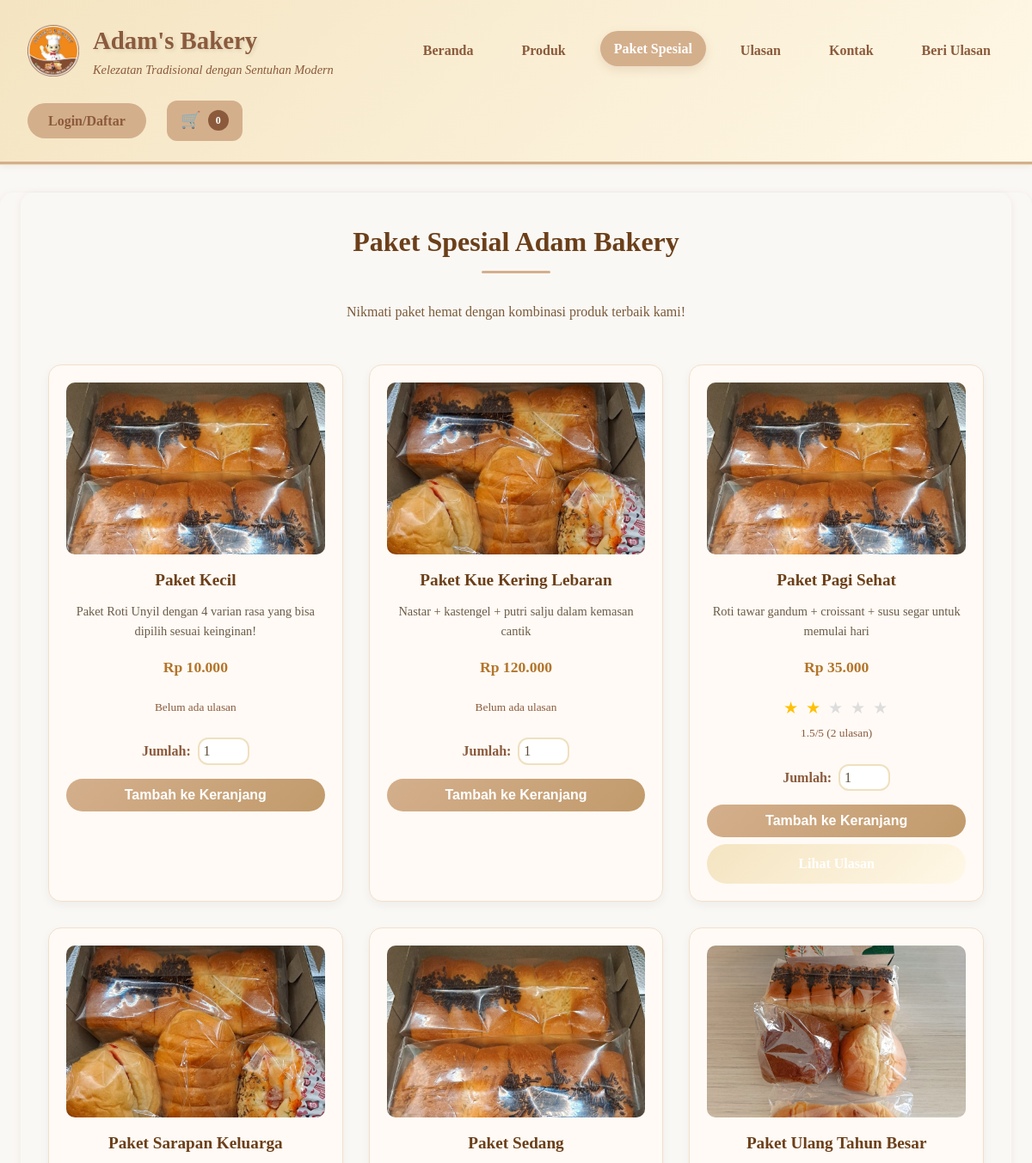
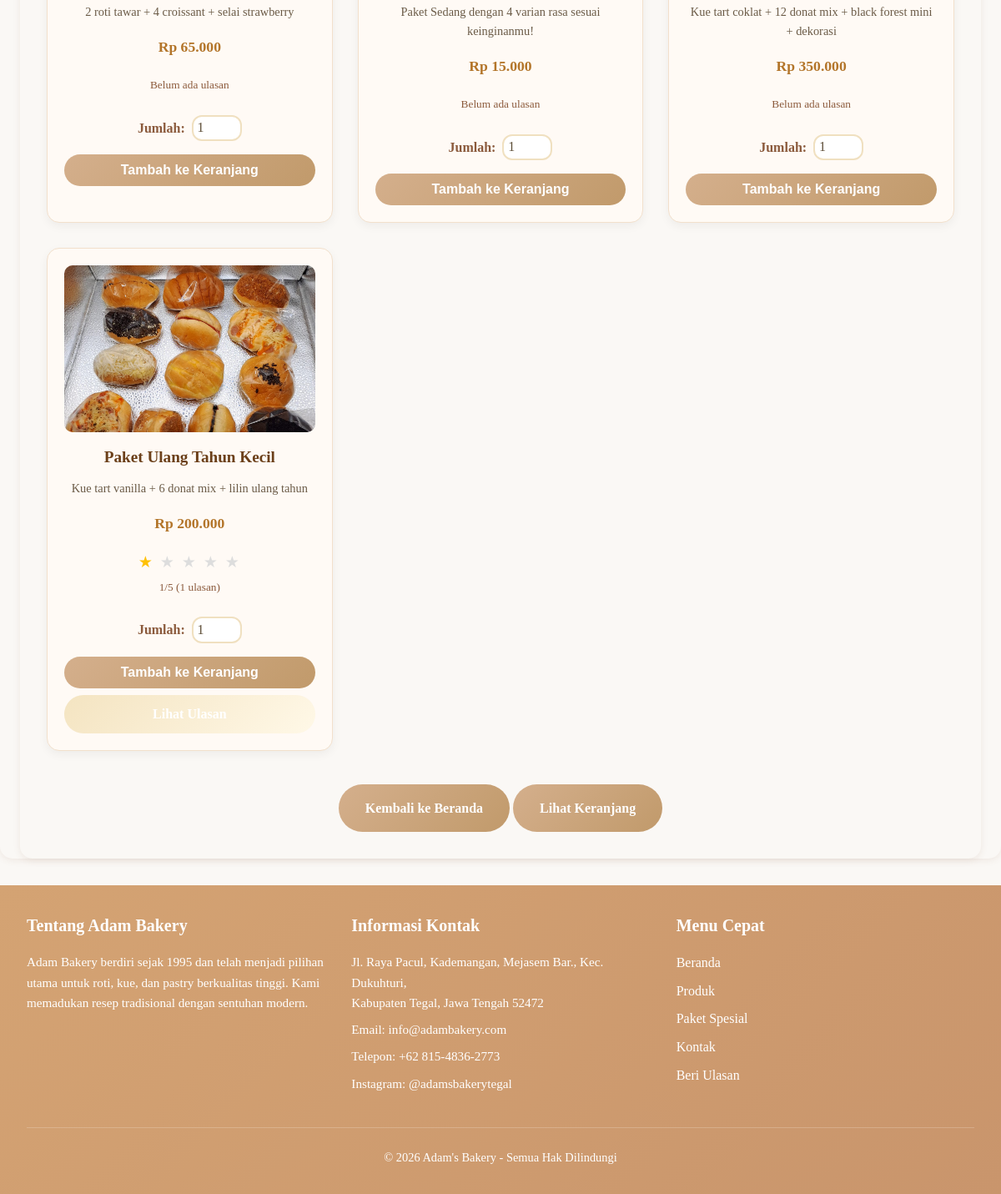
The page /packages.php on the database its author committed (2 pictures, top to bottom).
### tables this page shows
CREATE TABLE `packages` (
  `id` int(11) NOT NULL AUTO_INCREMENT,
  `nama` varchar(255) NOT NULL,
  `deskripsi` text DEFAULT NULL,
  `harga` decimal(10,2) NOT NULL,
  `created_at` timestamp NOT NULL DEFAULT current_timestamp(),
  `image` varchar(255) DEFAULT 'placeholder.jpg',
  PRIMARY KEY (`id`)
);

### packages.php (the view, shortened to what this page needs)
<?php
include 'includes/header.php';
$packages = $conn->query("SELECT * FROM packages ORDER BY nama");
function getPackageReviews($conn, $package_id) {
    $result = $conn->query("SELECT AVG(rating) as avg_rating, COUNT(*) as total FROM reviews WHERE package_id = $package_id");
    if ($result->num_rows > 0) {
        return $result->fetch_assoc();
    }
    return ['avg_rating' => 0, 'total' => 0];
}
?>
<main>
    <h2 style="text-align:center; color:#6b3f19;">Paket Spesial Adam Bakery</h2>
    <p style="text-align: center; margin-bottom: 3rem; color:#7a5a38;">
        Nikmati paket hemat dengan kombinasi produk terbaik kami!
    </p>
    <div class="product-grid">
        <?php while ($package = $packages->fetch_assoc()): ?>
            <?php $reviews = getPackageReviews($conn, $package['id']); ?>
            <div class="package-card">
                <?php if (!empty($package['image'])): ?>
                    <img src="uploads/<?php echo htmlspecialchars($package['image']); ?>"
                        alt="<?php echo htmlspecialchars($package['nama']); ?>">
                <?php else: ?>
                    <img src="images/noimage.png" alt="Tidak ada gambar">
                <?php endif; ?>
                <h4><?php echo htmlspecialchars($package['nama'], ENT_QUOTES, 'UTF-8'); ?></h4>
                <p style="color: #6b5b47; font-size: 0.9rem; margin-bottom: 1rem;">
                    <?php echo htmlspecialchars($package['deskripsi'], ENT_QUOTES, 'UTF-8'); ?>
                </p>
                <div class="price">Rp <?php echo number_format($package['harga'], 0, ',', '.'); ?></div>
                <?php if ($reviews['total'] > 0): ?>
                    <div style="margin: 0.5rem 0;">
                        <div class="rating">
                            <?php for ($i = 1; $i <= 5; $i++): ?>
                                <span class="<?php echo $i <= round($reviews['avg_rating']) ? '' : 'empty'; ?>">★</span>
                            <?php endfor; ?>
                        </div>
                        <small style="color: #8b5a3c;">
                            <?php echo round($reviews['avg_rating'], 1); ?>/5 (<?php echo $reviews['total']; ?> ulasan)
                        </small>
                    </div>
                <?php else: ?>
                    <div style="margin: 0.5rem 0;">
                        <small style="color: #8b5a3c;">Belum ada ulasan</small>
                    </div>
                <?php endif; ?>
                <form method="post" action="add_to_cart.php" style="margin-top: 1rem;">
                    <div style="display: flex; align-items: center; gap: 0.5rem; justify-content: center; margin-bottom: 1rem;">
                        <label style="margin: 0;">Jumlah:</label>
                        <input type="number" name="quantity" value="1" min="1" max="5"
                               style="width: 60px; padding: 0.3rem; margin: 0;">
                    </div>
                    <button type="submit">Tambah ke Keranjang</button>
                </form>
                <?php if ($reviews['total'] > 0): ?>
                    <a href="view_reviews.php?type=package&id=<?php echo $package['id']; ?>"
                       class="btn-secondary" style="margin-top: 0.5rem;">
                        Lihat Ulasan
                    </a>
                <?php endif; ?>
            </div>
        <?php endwhile; ?>
    </div>
    <div class="text-center mt-2" style="text-align:center; margin-top:2rem;">
        <a href="index.php" class="btn">Kembali ke Beranda</a>
        <a href="checkout.php" class="btn">Lihat Keranjang</a>
    </div>
</main>
<?php include 'includes/footer.php'; ?>

### assets/css/style.css (style rules this page uses)
* { margin: 0; padding: 0; box-sizing: border-box; }
html, body { height: 100%; }
body { font-family: "Georgia", "Times New Roman", serif; font-size: 1rem; line-height: 1.6; color: #5d4e37; background-color: #faf8f5; display: flex; flex-direction: column; }
:root { --color-primary: #8b5a3c; --color-primary-dark: #6b4423; --color-primary-light: #c19a6b; --color-secondary: #d4af8c; --color-secondary-light: #f4e4c1; --color-secondary-lighter: #fff8e7; --color-white: #ffffff; --color-light-bg: #faf8f5; --color-light-border: #f0e0c0; --color-text-primary: #5d4e37; --color-text-secondary: #6b5b47; --color-text-light: #8b5a3c; --color-success: #28a745; --color-error: #dc3545; --color-warning: #ffc107; --color-info: #17a2b8; --spacing-xs: 0.25rem; --spacing-sm: 0.5rem; --spacing-md: 1rem; --spacing-lg: 1.5rem; --spacing-xl: 2rem; --spacing-2xl: 3rem; --radius-sm: 8px; --radius-md: 12px; --radius-lg: 15px; --radius-full: 50px; --shadow-sm: 0 2px 8px rgba(139, 90, 60, 0.1); --shadow-md: 0 4px 12px rgba(139, 90, 60, 0.15); --shadow-lg: 0 8px 25px rgba(139, 90, 60, 0.2); --transition: all 0.3s ease; }
h1, h2, h3, h4, h5, h6 { color: var(--color-primary); font-weight: 600; margin-bottom: var(--spacing-md); }
h2 { font-size: 2rem; position: relative; text-align: center; padding-bottom: var(--spacing-md); }
h2::after { content: ""; display: block; width: 80px; height: 3px; background-color: var(--color-secondary); margin: var(--spacing-sm) auto 0; border-radius: 2px; }
h4 { font-size: 1.25rem; }
p { margin-bottom: var(--spacing-md); color: var(--color-text-secondary); }
a { color: var(--color-primary); text-decoration: none; transition: var(--transition); }
main { background-color: var(--color-light-bg); border-radius: var(--radius-lg); padding: var(--spacing-xl); box-shadow: var(--shadow-sm); position: relative; }
label { display: block; margin-bottom: var(--spacing-sm); color: var(--color-primary); font-weight: 600; }
input[type="text"], input[type="email"], input[type="password"], input[type="tel"], input[type="number"], input[type="date"], input[type="file"], select, textarea { width: 100%; padding: var(--spacing-md); border: 2px solid var(--color-light-border); border-radius: var(--radius-md); font-family: inherit; font-size: 1rem; color: var(--color-text-primary); transition: var(--transition); }
button, .btn, input[type="submit"] { background: linear-gradient(135deg, var(--color-secondary) 0%, var(--color-primary-light) 100%); color: var(--color-white); padding: var(--spacing-md) var(--spacing-xl); border: none; border-radius: var(--radius-full); font-size: 1rem; font-weight: 600; cursor: pointer; transition: var(--transition); display: inline-block; text-align: center; text-decoration: none; user-select: none; }
.btn-secondary { background: linear-gradient(135deg, var(--color-secondary-light) 0%, var(--color-secondary-lighter) 100%); color: var(--color-primary); }
.product-grid, .package-grid { display: grid; grid-template-columns: repeat(auto-fill, minmax(280px, 1fr)); gap: var(--spacing-xl); margin: var(--spacing-xl) 0; }
.product-card, .package-card { background: var(--color-white); border-radius: var(--radius-lg); padding: var(--spacing-lg); box-shadow: var(--shadow-sm); border: 2px solid var(--color-secondary-light); transition: var(--transition); display: flex; flex-direction: column; }
.rating { color: #ffc107; font-size: 1.2rem; letter-spacing: 2px; }
.rating .empty { color: #e9ecef; }
.text-center { text-align: center; }
.mt-2 { margin-top: var(--spacing-lg); }

### rows shown on the page
packages: image (picture), nama "Paket Kecil", deskripsi "Paket Roti Unyil dengan 4 varian rasa yang bisa dipilih sesuai keinginan!", harga "10.000", shows "Belum ada ulasan"
packages: image (picture), nama "Paket Kue Kering Lebaran", deskripsi "Nastar + kastengel + putri salju dalam kemasan cantik", harga "120.000", shows "Belum ada ulasan"
packages: image (picture), nama "Paket Pagi Sehat", deskripsi "Roti tawar gandum + croissant + susu segar untuk memulai hari", harga "35.000", avg_rating "1.5", total "2"
packages: image (picture), nama "Paket Sarapan Keluarga", deskripsi "2 roti tawar + 4 croissant + selai strawberry", harga "65.000", shows "Belum ada ulasan"
packages: image (picture), nama "Paket Sedang", deskripsi "Paket Sedang dengan 4 varian rasa sesuai keinginanmu!", harga "15.000", shows "Belum ada ulasan"
packages: image (picture), nama "Paket Ulang Tahun Besar", deskripsi "Kue tart coklat + 12 donat mix + black forest mini + dekorasi", harga "350.000", shows "Belum ada ulasan"
packages: image (picture), nama "Paket Ulang Tahun Kecil", deskripsi "Kue tart vanilla + 6 donat mix + lilin ulang tahun", harga "200.000", avg_rating "1", total "1"

### other values the page prints
APP_NAME "Adam's Bakery"
$cartSummary['count'] "0"
